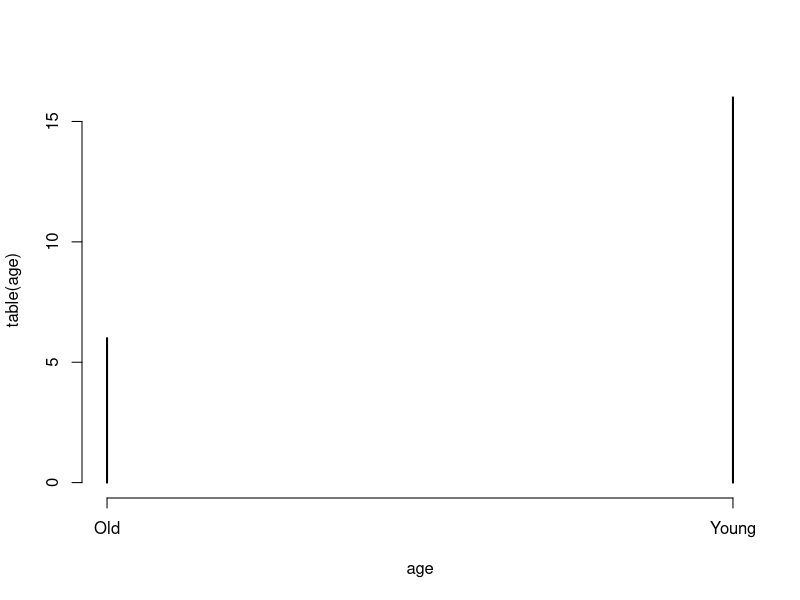
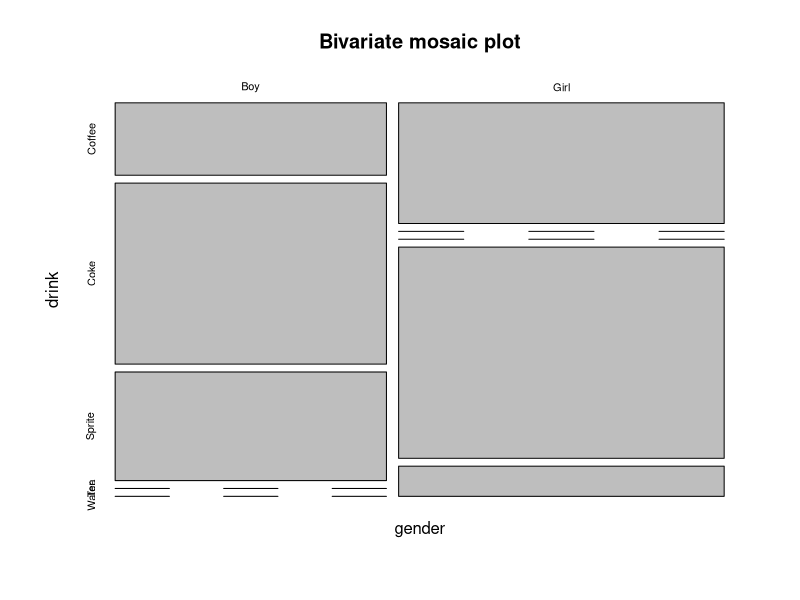
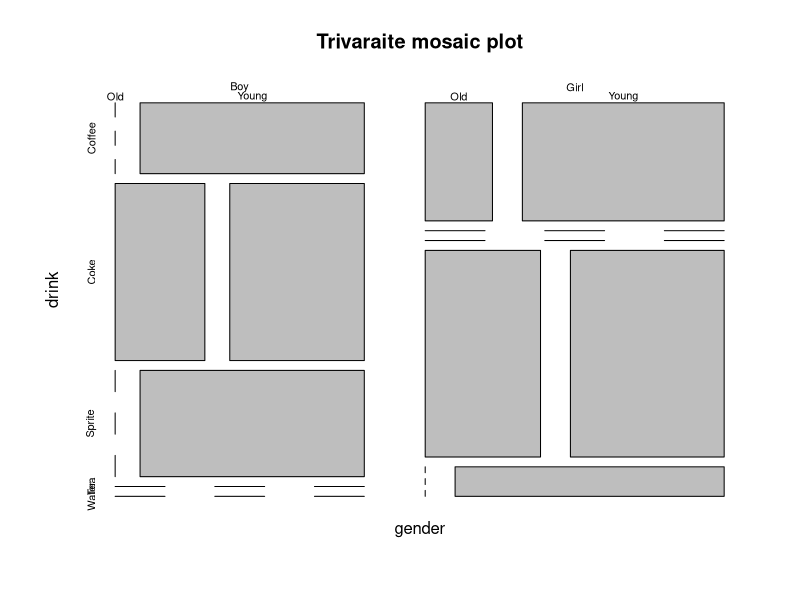
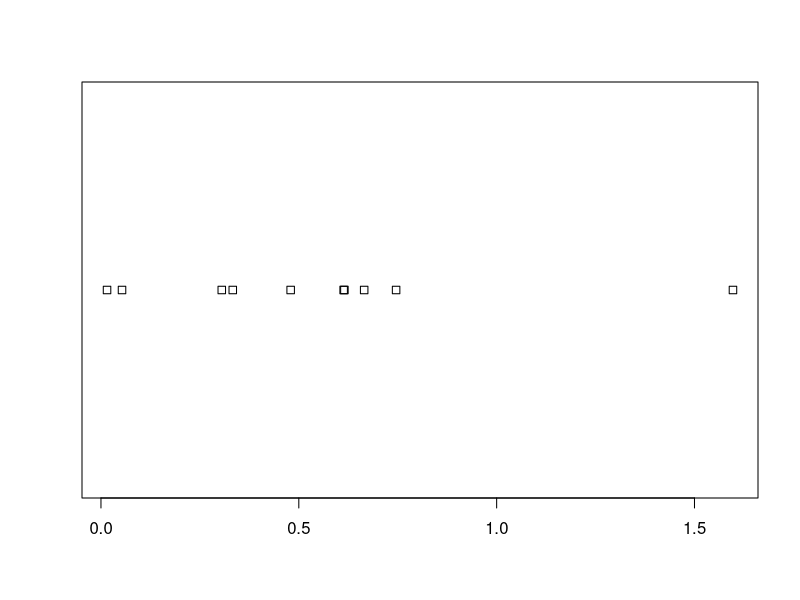
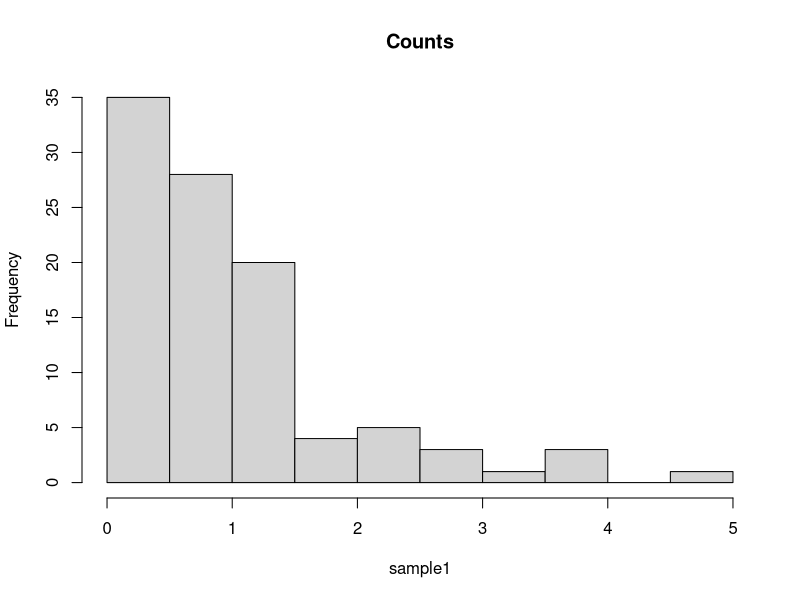
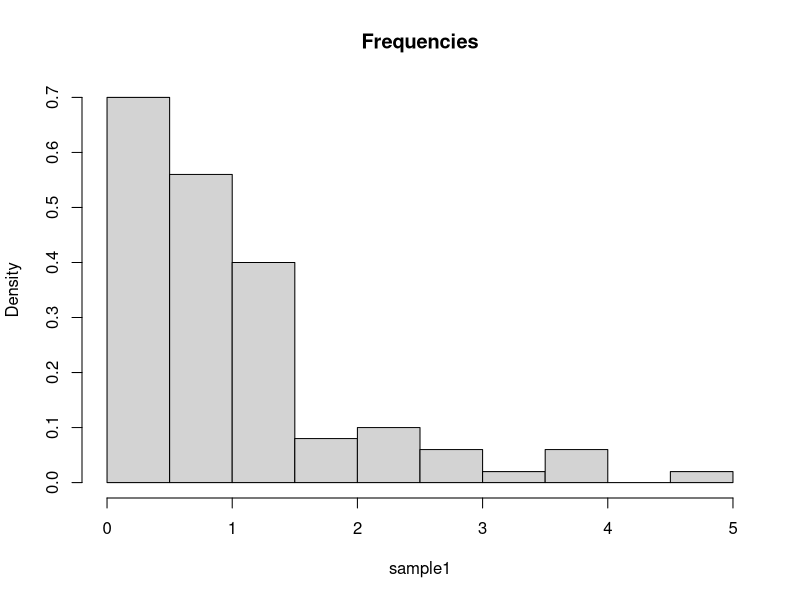
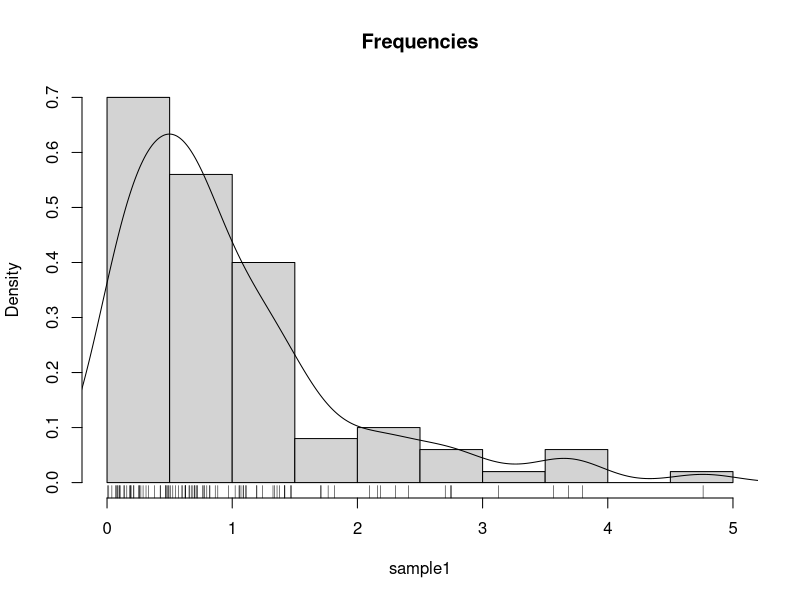
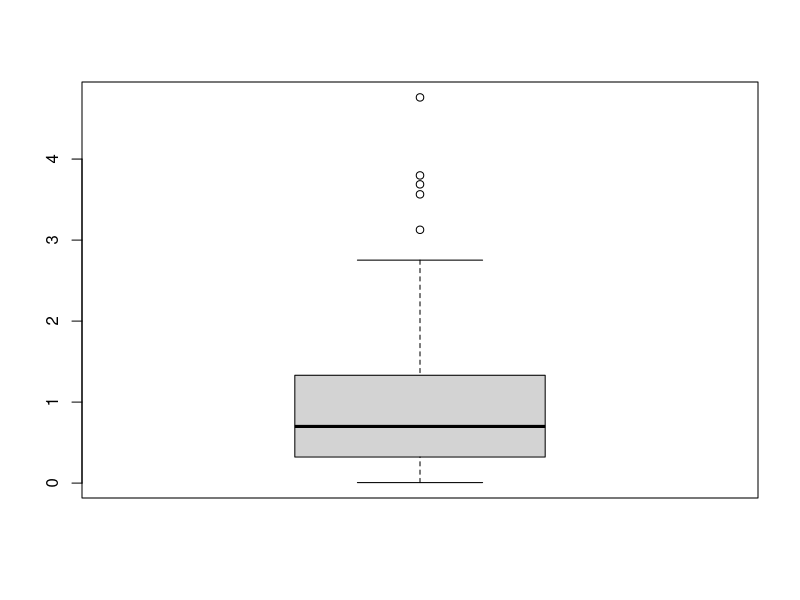

Source code (R) for these figures, in order:
## ---- chunk 1
gender <- c(rep('Boy', 10), rep('Girl', 12))
drink <- c(rep('Coke', 5), rep('Sprite', 3), rep('Coffee', 6), rep('Tea', 7), rep('Water', 1))  
age <-  sample(c('Young', 'Old'), size = length(gender), replace = TRUE)

table(gender)
table(drink)
table(age)
## ---- chunk 2
prop.table(table(gender))
## ---- chunk 3
library(magrittr)
cbind(gender, drink) %>% head # inspect the raw data
table1 <- table(gender, drink) 
table1										
## ---- chunk 4
table2.1 <- table(gender, drink, age) # A multilevel table. 
table2.1
table.2.2 <- ftable(gender, drink, age) # A human readable table.
table.2.2
## ---- chunk 5
prop.table(table1, margin = 1)
prop.table(table1, margin = 2)
## ---- chunk 6
x <- rexp(100)
mean(x) # simple mean
median(x) # median
mean(x, trim = 0.2) # alpha trimmed mean with alpha=0.2
## ---- chunk 7
sd(x) # standard deviation
mad(x) # MAD
IQR(x) # IQR
## ---- chunk 8
yule <- function(x){
  numerator <- 0.5 * (quantile(x,0.75) + quantile(x,0.25))-median(x) 
  denominator <- 0.5* IQR(x)
  numerator/denominator
}
yule(x)
## ---- chunk 9
plot(table(age))
## ---- chunk 10
plot(table1, main='Bivariate mosaic plot')
## ---- chunk 11
plot(table2.1, main='Trivaraite mosaic plot')
## ---- chunk 12
sample1 <- rexp(10) 							
stripchart(sample1)
## ---- chunk 13
sample1 <- rexp(100) 							
hist(sample1, freq=T, main='Counts')      	
hist(sample1, freq=F, main='Frequencies') 	
## ---- chunk 14
hist(sample1, freq=F, main='Frequencies') 	
lines(density(sample1))                   	
rug(sample1)
## ---- chunk 15
boxplot(sample1)	
## ---- chunk 16
n <- 20
x1 <- rexp(n)
x2 <- 2* x1 + 4 + rexp(n)
plot(x2~x1)
## ---- chunk 17
library(hexbin)
n <- 2e5
x1 <- rexp(n)
x2 <- 2* x1 + 4 + rnorm(n)
plot(hexbin(x = x1, y = x2))
## ---- chunk 18
covariance <- cov(longley) # The covariance of the longley dataset
lattice::levelplot(covariance)
